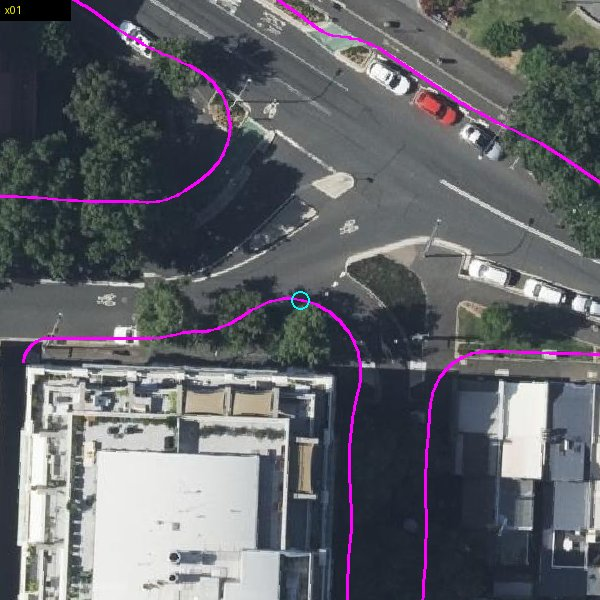
#> input picture kn25-pack/x01.jpg, 600 x 600 px
$ python -i crops.py   (imports and definitions only)
#> lines starting #> are read from the running program, lines starting #| are printed output that depends on the picture
import urllib.error,json,io,os,sys,time,urllib.request,numpy as np
from PIL import Image,ImageDraw
from pyproj import Transformer
from shapely.geometry import LineString,Polygon
from shapely.strtree import STRtree
from concurrent.futures import ThreadPoolExecutor
# [1 line that did not run here, left out]
# [1 line that did not run here, left out]
# [1 line that did not run here, left out]
def tile(z,tx,ty):
    fn=f'tilecache/{z}_{tx}_{ty}.jpg'
    if os.path.exists(fn):
        try: return np.asarray(Image.open(fn).convert('RGB'))
        except Exception: pass
    if os.path.exists(fn+'.404'): return None
    u=f"https://maps.six.nsw.gov.au/arcgis/rest/services/public/NSW_Imagery/MapServer/tile/{z}/{ty}/{tx}"
    for k in range(3):
        try:
            b=urllib.request.urlopen(u,timeout=25).read(); open(fn,'wb').write(b); return np.asarray(Image.open(io.BytesIO(b)).convert('RGB'))
        except urllib.error.HTTPError as e:
            if e.code==404: open(fn+'.404','w').close(); return None
            time.sleep(2*(k+1))
        except Exception: time.sleep(2*(k+1))
    return None
def crop(cx,cy,S,PX,Z=20):
    xs=cx-S/2+(np.arange(PX)+.5)*S/PX; ys=cy+S/2-(np.arange(PX)+.5)*S/PX
    X,Y=np.meshgrid(xs,ys); mx,my=INV.transform(X,Y); o=np.full((PX,PX,3),-1,np.int16)
    for z in (Z,Z-1,Z-2,Z-3):
        res=2*ORG/256/2**z
        c=((mx+ORG)/res).astype(int); r=((ORG-my)/res).astype(int)
        need=(o[:,:,0]<0)
        if not need.any(): break
        for tx in range(c.min()//256,c.max()//256+1):
            for ty in range(r.min()//256,r.max()//256+1):
                m=(c//256==tx)&(r//256==ty)&need
                if not m.any(): continue
                t=tile(z,tx,ty)
                if t is not None: o[m]=t[(((ORG-my[m])/res-ty*256)*1).astype(int).clip(0,255),(((mx[m]+ORG)/res-tx*256)).astype(int).clip(0,255)]
    o[o<0]=128
    return Image.fromarray(o.astype(np.uint8))
# [2 lines not run here, left out]
# [1 line that did not run here, left out]
# [1 line not run here, left out]
# [1 line that did not run here, left out]
rows=[]
def one(i):
    f=F[i]; g=LineString([to(*c[:2]) for c in f['geometry']['coordinates']]); p=Polygon(g).buffer(0)
    bar='both' if any(O[int(k)].intersection(p).area>.5*min(p.area,O[int(k)].area) for k in OT.query(p)) else 'new'
    b=g.bounds; S=max(80.0,max(b[2]-b[0],b[3]-b[1])+30); S=min(S,260.0); PX=800
    cx,cy=(b[0]+b[2])/2,(b[1]+b[3])/2; x0,y0=cx-S/2,cy-S/2; k=PX/S
    im=crop(cx,cy,S,PX); dr=ImageDraw.Draw(im)
    for q in DT.query(g.buffer(S)):
        dr.line([((x-x0)*k,(y0+S-y)*k) for x,y in D[int(q)].coords],fill=(255,255,0),width=2)
    dr.line([((x-x0)*k,(y0+S-y)*k) for x,y in g.coords],fill=(255,0,255),width=3)
    id=f['properties']['id']; fn=f'{out}/{id}.jpg'; im.save(fn,quality=80)
    return dict(id=id,src=f['properties'].get('src'),bar=bar,len_m=round(g.length),scale_m=round(S),cell=f['properties'].get('cell'),lonlat=[round(v,6) for v in Transformer.from_crs(7856,4326,always_xy=True).transform(cx,cy)])
# [2 lines not run here, left out]

>>> import cv2
>>> picture = cv2.imread('../../../../kn25-pack/x01.jpg', cv2.IMREAD_GRAYSCALE)
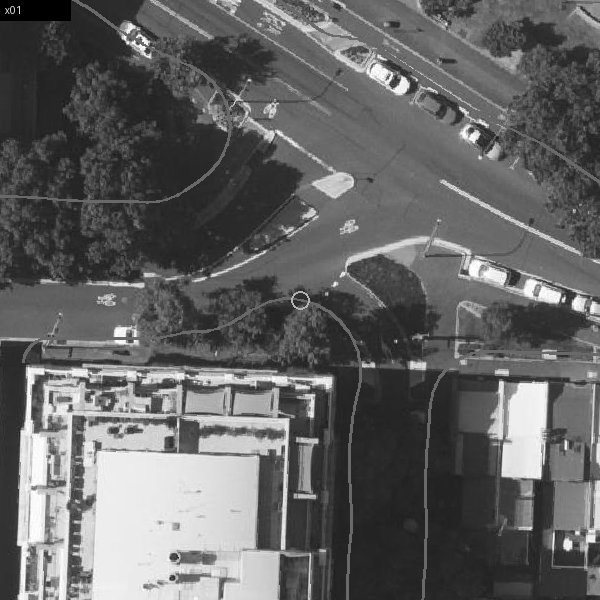
#> picture: shape (600, 600); min 0, max 255, mean 99
#> (the run stopped early here; a loop or call above may not have finished)

$ run again, on kn25-pack/x03.jpg
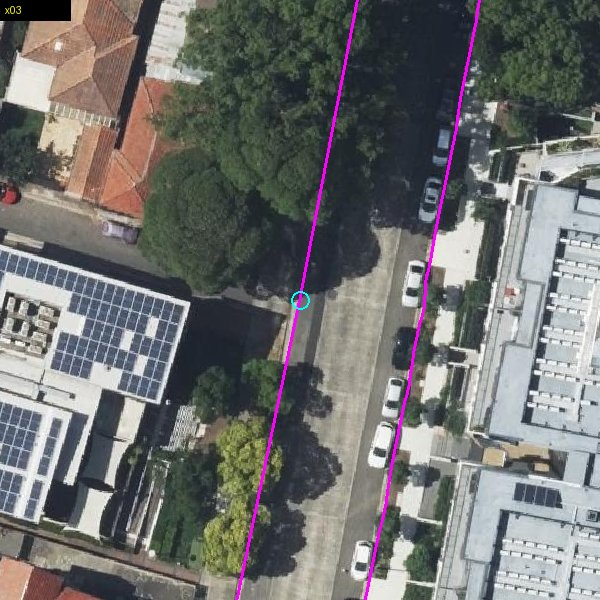
#> input picture kn25-pack/x03.jpg, 600 x 600 px
#> `picture = cv2.imread('../../../../kn25-pack/x01.jpg', cv2.IMREAD_GRAYS..`:
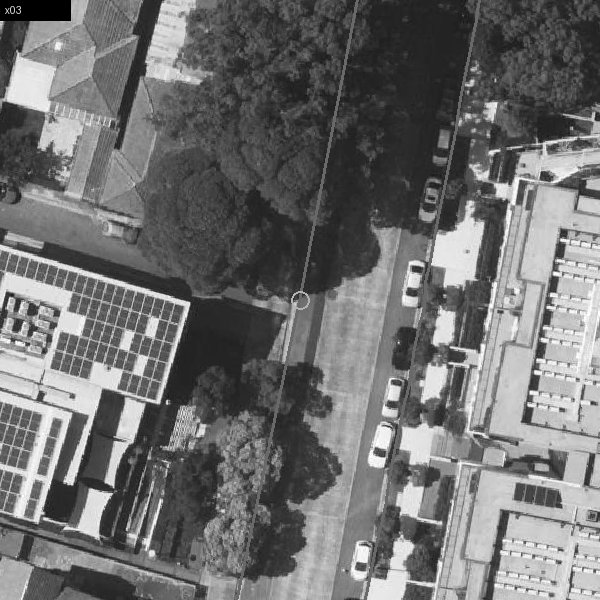
#> picture: shape (600, 600); min 0, max 255, mean 112

$ run again, on kn25-pack/x04.jpg
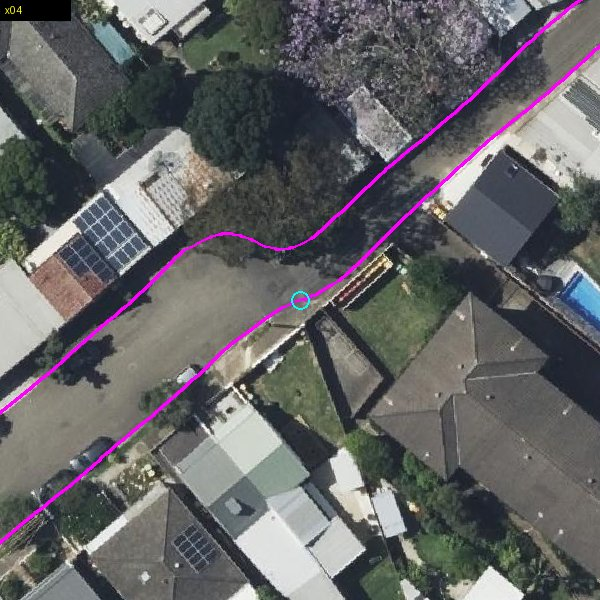
#> input picture kn25-pack/x04.jpg, 600 x 600 px
#> `picture = cv2.imread('../../../../kn25-pack/x01.jpg', cv2.IMREAD_GRAYS..`:
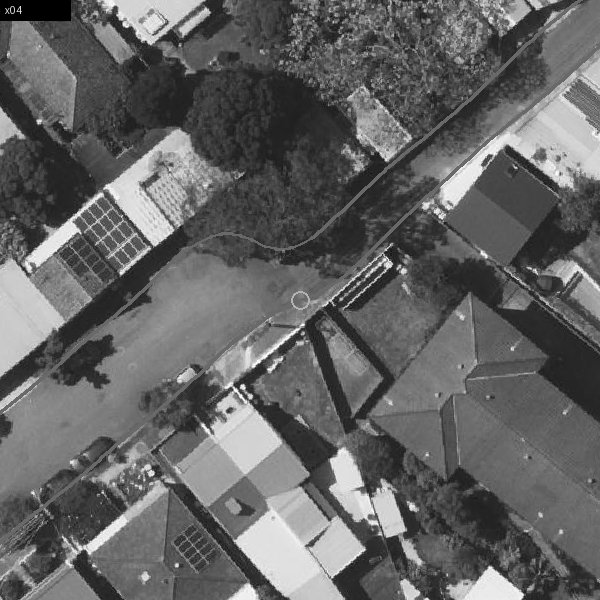
#> picture: shape (600, 600); min 0, max 255, mean 100

$ run again, on kn25-pack/x05.jpg
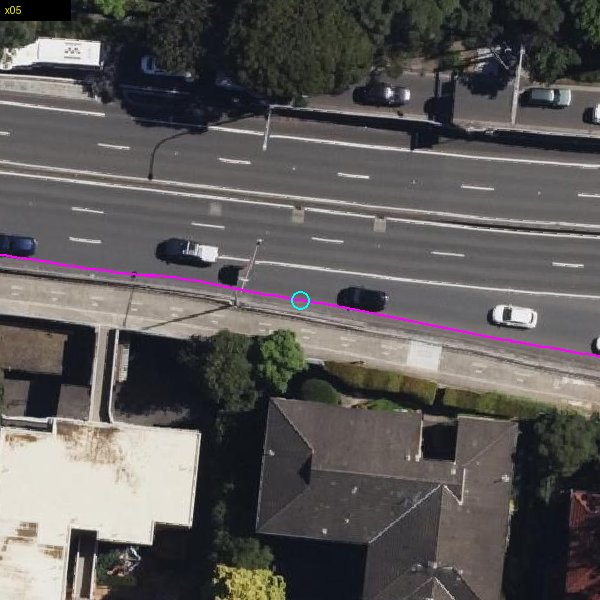
#> input picture kn25-pack/x05.jpg, 600 x 600 px
#> `picture = cv2.imread('../../../../kn25-pack/x01.jpg', cv2.IMREAD_GRAYS..`:
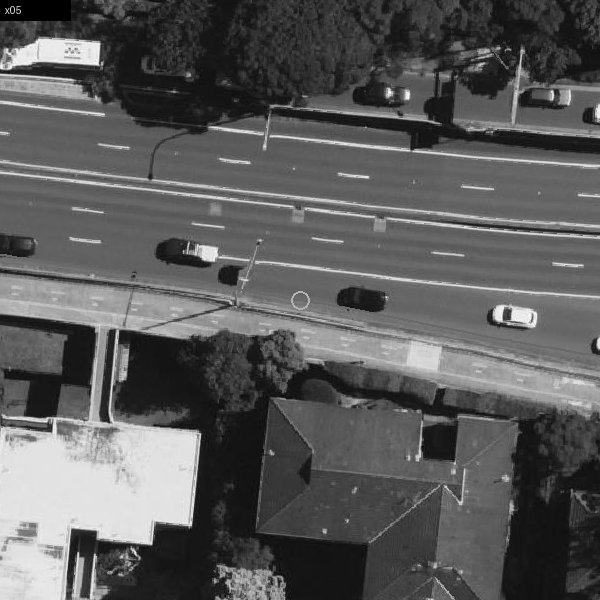
#> picture: shape (600, 600); min 0, max 255, mean 90.5
